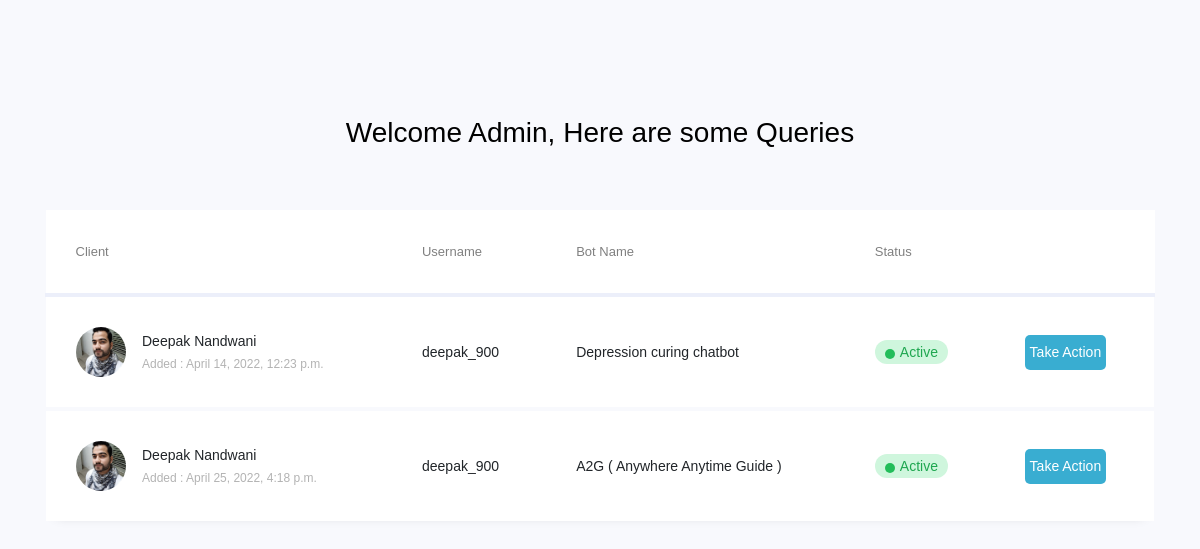
/queries/, run on the app's committed database.
### projects/models.py (models this page shows, shortened)
class Query(models.Model):
    owner = models.ForeignKey(Profile, on_delete=models.CASCADE, null=True)
    title = models.CharField(max_length=200)
    description = models.TextField(null = True, blank = True)
    created = models.DateTimeField(auto_now_add = True)
    id = models.UUIDField(default = uuid.uuid4, unique=True, primary_key=True, editable= False)
    status = models.CharField(max_length = 200, blank = True, default = "no")
    project = models.ForeignKey(Project, on_delete = models.CASCADE)
    class Meta:
        unique_together = [['owner', 'project']]

class Project(models.Model):
    title = models.CharField(max_length=200)
    description = models.TextField(null = True, blank = True)
    created = models.DateTimeField(auto_now_add = True)
    id = models.UUIDField(default = uuid.uuid4, unique=True, primary_key=True, editable= False)
    featured_image = models.ImageField(null = True, blank = True, default = "default.jpg")
    tags = models.ManyToManyField('Tag',blank = True)
    vote_total = models.IntegerField(default = 0, null = True, blank = True)
    vote_ratio = models.IntegerField(default = 0, null = True, blank = True)
    class Meta:
        ordering = ['-vote_ratio', '-vote_total', 'title']

### p_users/models.py (models this page shows, shortened)
class Profile(models.Model):
    user = models.OneToOneField(User, on_delete=models.CASCADE, null=True, blank=True)
    name = models.CharField(max_length=200, blank=True, null=True)
    email = models.EmailField(max_length=500, blank=True, null=True)
    username = models.CharField(max_length=200, blank=True, null=True)
    location = models.CharField(max_length=200, blank=True, null=True)
    short_intro = models.CharField(max_length=200, blank=True, null=True)
    bio = models.TextField(blank=True, null=True)
    profile_image = models.ImageField(null=True, blank=True, upload_to='profiles/', default="profiles/user-default.png")
    created = models.DateTimeField(auto_now_add=True)
    id = models.UUIDField(default=uuid.uuid4, unique=True,primary_key=True, editable=False)
    class Meta:
        ordering = ['created']

### projects/views.py (the view)
# urls.py: path('queries/', views.queries, name="queries"),
def queries(request):
    queries = Query.objects.all()
    context = {"queries" : queries}
    return render(request, 'projects/queries.html', context)

### projects/templates/projects/queries.html (shortened to what this page needs)
<!DOCTYPE html>
{% load static %}
<html lang="en">
  <head>
	<link rel="stylesheet" href="https://stackpath.bootstrapcdn.com/font-awesome/4.7.0/css/font-awesome.min.css">
    <link rel="stylesheet" href="{% static 'styles/style.css' %}" />
	</head>
	<body>
	<section class="ftco-section">
		<div class="container">
			<div class="row justify-content-center">
				<div class="col-md-6 text-center mb-5">
					<h2 class="heading-section">Welcome Admin, Here are some Queries</h2>
				</div>
			</div>
			<div class="row">
				<div class="col-md-12">
					<div class="table-wrap">
						<table class="table table-responsive-xl">
						  <thead>
						    <tr>
						      <th>Client</th>
						      <th>Username</th>
                              <th>Bot Name</th>
						      <th>Status</th>
						      <th>&nbsp;</th>
						    </tr>
						  </thead>
						  <tbody>
                            {% for query in queries %}
                                <tr class="alert" role="alert">
                                <td class="d-flex align-items-center">
                                    <div class="img" style="background-image: url({{query.owner.profile_image.url}});"></div>
                                    <div class="pl-3 email">
                                        <span>{{query.owner.name}}</span>
                                        <span>Added : {{query.created}}</span>
                                    </div>
                                </td>
                                <td>{{query.owner.username}}</td>
                                <td>{{query.project.title}}</td>
								{% if query.status == 'yes' %}
								<td class="status"><span class="active">Active</span></td>
                                {% else %}
								<td class="status"><span class="waiting">Waiting</span></td>
								{% endif %}
								<td>
                                <a href="{% url 'show_query' query.id  %}">
                                    <button style = "background-color: #39add1;border-radius: 5px;color: #ffffff;padding: 5px;border-width: 0px;">Take Action</button>
                                </a>
                                </td>
                                </tr>
                            {% endfor %}
						  </tbody>
						</table>
					</div>
				</div>
			</div>
		</div>
	</section>
	</body>
</html>

### data on the page
Query: owner.profile_image (picture), owner.name "Deepak Nandwani", created "April 14, 2022, 12:23 p.m.", owner.username "deepak_900", project "Depression curing chatbot", status "Active"
Query: owner.profile_image (picture), owner.name "Deepak Nandwani", created "April 25, 2022, 4:18 p.m.", owner.username "deepak_900", project "A2G ( Anywhere Anytime Guide )", status "Active"
